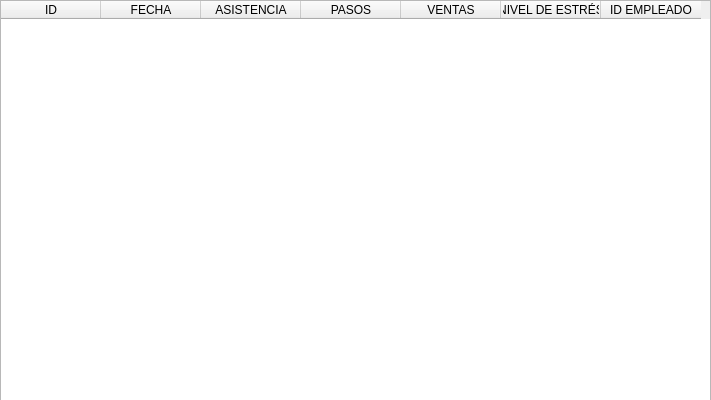
<?xml version="1.0" encoding="UTF-8"?>
<ui version="4.0">
 <class>Form</class>
 <widget class="QWidget" name="Form">
  <property name="geometry">
   <rect>
    <x>0</x>
    <y>0</y>
    <width>711</width>
    <height>400</height>
   </rect>
  </property>
  <property name="minimumSize">
   <size>
    <width>711</width>
    <height>400</height>
   </size>
  </property>
  <property name="maximumSize">
   <size>
    <width>711</width>
    <height>400</height>
   </size>
  </property>
  <property name="windowTitle">
   <string>Form</string>
  </property>
  <property name="styleSheet">
   <string notr="true">QWidget#centralwidget{
background-color: qlineargradient(spread:pad, x1:0, y1:0, x2:1, y2:0, stop:0 rgba(255, 178, 102, 255), stop:0.55 rgba(235, 148, 61, 255), stop:0.98 rgba(0, 0, 0, 255), stop:1 rgba(0, 0, 0, 0));}</string>
  </property>
  <widget class="QTableWidget" name="tableWidget">
   <property name="geometry">
    <rect>
     <x>0</x>
     <y>0</y>
     <width>711</width>
     <height>401</height>
    </rect>
   </property>
   <column>
    <property name="text">
     <string>ID</string>
    </property>
   </column>
   <column>
    <property name="text">
     <string>FECHA</string>
    </property>
   </column>
   <column>
    <property name="text">
     <string>ASISTENCIA</string>
    </property>
   </column>
   <column>
    <property name="text">
     <string>PASOS</string>
    </property>
   </column>
   <column>
    <property name="text">
     <string>VENTAS</string>
    </property>
   </column>
   <column>
    <property name="text">
     <string>NIVEL DE ESTRÉS</string>
    </property>
   </column>
   <column>
    <property name="text">
     <string>ID EMPLEADO</string>
    </property>
   </column>
  </widget>
 </widget>
 <resources/>
 <connections/>
</ui>
